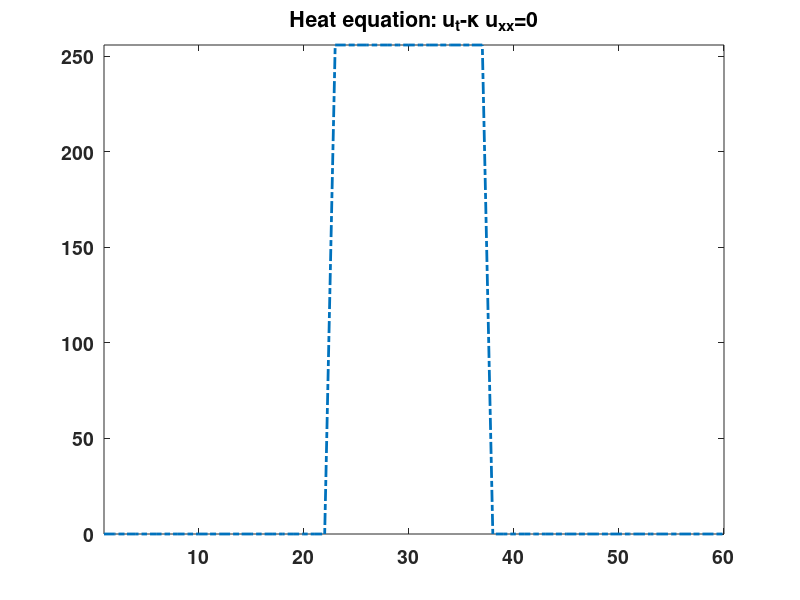

Write the MATLAB code that produced this figure. (Note: this script raises an error after producing the figure.)
clear;
n=60;
Nstep=100;

L=n;
kappa=0.25;

dx=1;
x=1:dx:L;

q=2^8
u=fix(q*(1-abs(sign(x-L*5/8)+sign(x-L*3/8))./2)');
v=u;
v_initial=u;
title_str='Heat equation: u_t-\kappa u_{xx}=0';

figure(1);
plot(x,v_initial,'-.','linewidth',2);
axis([0 L -q q]);
set(gca,'fontsize',14,'fontweight','bold');
title(title_str);
axis tight;
set(gca,'nextplot','replacechildrem');

I=2:n-1;

for time=1:Nstep,
    
    uxx(1)=v(2)-2*v(1)+v(n);
    uxx(n)=v(1)-2*v(n)+v(n-1);
    uxx(I)=v(I+1)-2*v(I)+v(I-1);
    
    u=v+kappa*uxx';
    
    v=u;
    
    plot(x,v_inital,'-.',x,u,'linewidth',2);
    axis([0 L -q q]);
    Ufinal(time,:)=u';
    paus(0.1);
    drawnow
end

figure(2);
disp('Display results ...');
waterfall(Ufinal);
xlabel('u(x,t)');
ylabel('Time (t)');
set(gca, 'fontsize',16,'fontweight','bold');
view([30 60]);